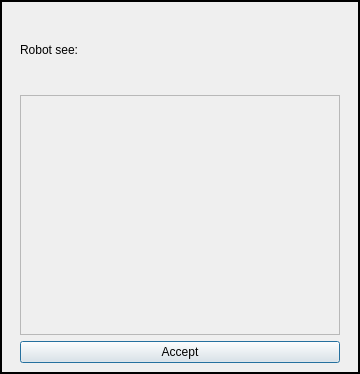
<?xml version="1.0" encoding="UTF-8"?>
<ui version="4.0">
 <class>SelectObjectDialog</class>
 <widget class="QDialog" name="SelectObjectDialog">
  <property name="geometry">
   <rect>
    <x>0</x>
    <y>0</y>
    <width>360</width>
    <height>374</height>
   </rect>
  </property>
  <property name="minimumSize">
   <size>
    <width>360</width>
    <height>320</height>
   </size>
  </property>
  <property name="maximumSize">
   <size>
    <width>402</width>
    <height>400</height>
   </size>
  </property>
  <property name="windowTitle">
   <string>Select Object</string>
  </property>
  <property name="styleSheet">
   <string notr="true">QDialog { border: 2px solid; }</string>
  </property>
  <layout class="QGridLayout" name="gridLayout">
   <item row="0" column="0">
    <widget class="QLabel" name="msg_label">
     <property name="text">
      <string>Robot see:</string>
     </property>
    </widget>
   </item>
   <item row="1" column="0">
    <widget class="QFrame" name="img_frame">
     <property name="minimumSize">
      <size>
       <width>320</width>
       <height>240</height>
      </size>
     </property>
     <property name="maximumSize">
      <size>
       <width>320</width>
       <height>240</height>
      </size>
     </property>
     <property name="frameShape">
      <enum>QFrame::StyledPanel</enum>
     </property>
     <property name="frameShadow">
      <enum>QFrame::Raised</enum>
     </property>
    </widget>
   </item>
   <item row="2" column="0">
    <widget class="QPushButton" name="accept_pushButton">
     <property name="text">
      <string>Accept</string>
     </property>
    </widget>
   </item>
  </layout>
 </widget>
 <layoutdefault spacing="6" margin="11"/>
 <resources/>
 <connections/>
</ui>
